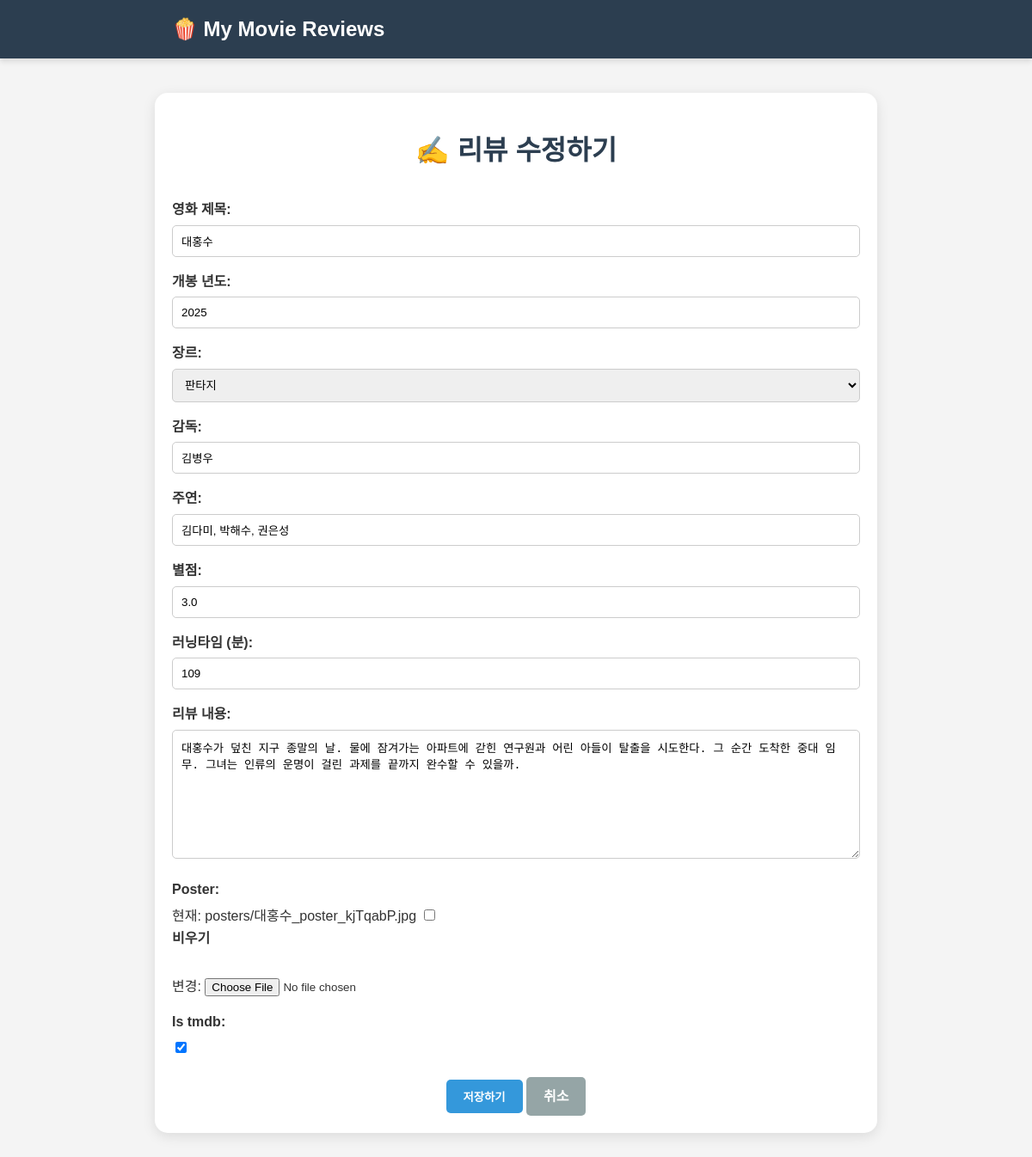
The app's page /19/update/ with its own data.
### reviews/models.py (models this page shows, shortened)
class Review(models.Model):
    GENRE_CHOICES = [
        ('action', '액션'),
        ('romance', '로맨스'),
        ('comedy', '코미디'),
        ('thriller', '스릴러'),
        ('fantasy', '판타지'),
        ('drama', '드라마'),
    ]
    title = models.CharField(max_length=50)
    release_year = models.IntegerField()
    genre = models.CharField(max_length=30, choices=GENRE_CHOICES)
    director = models.CharField(max_length=30)
    actors = models.CharField(max_length=100)
    rating = models.DecimalField(max_digits=2, decimal_places=1)
    running_time = models.IntegerField()
    content = models.TextField()
    poster = models.ImageField(upload_to='posters/', null=True, blank=True)
    is_tmdb = models.BooleanField(default=False)
    created_at = models.DateTimeField(auto_now_add=True)
    updated_at = models.DateTimeField(auto_now=True)

### reviews/views.py (the view)
# urls.py: path('<int:pk>/update/', views.review_update, name='review_update'),
def review_update(request, pk):
    review = get_object_or_404(Review, pk=pk)
    if request.method == 'POST':
        form = ReviewForm(request.POST, request.FILES, instance=review)
        if form.is_valid():
            form.save()
            return redirect('reviews:review_detail', pk=review.pk)
    else:
        form = ReviewForm(instance=review)
    context = {'form': form, 'review': review}
    return render(request, 'reviews/review_form.html', context)

### reviews/forms.py
class ReviewForm(forms.ModelForm):
    class Meta:
        model = Review
        fields = '__all__'  # 모델의 모든 필드를 입력받겠다
        labels = {
            'title': '영화 제목',
            'release_year': '개봉 년도',
            'genre': '장르',
            'director': '감독',
            'actors': '주연',
            'rating': '별점',
            'running_time': '러닝타임 (분)',
            'content': '리뷰 내용',
        }

### reviews/templates/reviews/review_form.html (shortened to what this page needs)
{% load static %} <!DOCTYPE html>
<html lang="ko">
<head>
    <link rel="stylesheet" href="{% static 'css/style.css' %}">
</head>
<body>
    <header class="navbar">
        <div class="navbar-content">
            <a href="{% url 'reviews:review_list' %}" class="logo">
                🍿 My Movie Reviews
            </a>
        </div>
    </header>
    <div class="container">
        {% if review %}
            <h1>✍️ 리뷰 수정하기</h1>
        {% else %}
            <h1>✍️ 새 리뷰 작성</h1>
        {% endif %}
        <form action="" method="POST" enctype="multipart/form-data">
            {{ form.as_p }}
            <div style="margin-top: 20px; text-align: center;">
                <button type="submit" class="btn">저장하기</button>
                <a href="{% url 'reviews:review_list' %}" class="btn btn-secondary">취소</a>
            </div>
        </form>
    </div>
</body>
</html>

### static/css/style.css (style rules this page uses)
body { font-family: 'Noto Sans KR', sans-serif; background-color: #f4f4f4; color: #333; margin: 0; padding: 0; line-height: 1.6; }
a { text-decoration: none; color: inherit; }
.container { max-width: 800px; margin: 40px auto; padding: 20px; background-color: white; box-shadow: 0 4px 15px rgba(0,0,0,0.1); border-radius: 15px; }
h1 { text-align: center; color: #2c3e50; margin-bottom: 30px; }
.btn { display: inline-block; padding: 10px 20px; background-color: #3498db; color: white; border-radius: 5px; font-weight: bold; transition: 0.3s; border: none; cursor: pointer; }
.btn-secondary { background-color: #95a5a6; }
form p { margin-bottom: 15px; }
label { display: block; font-weight: bold; margin-bottom: 5px; }
input[type="text"], input[type="number"], textarea, select { width: 100%; padding: 10px; border: 1px solid #ccc; border-radius: 5px; box-sizing: border-box; }
textarea { height: 150px; resize: vertical; }
.navbar { background-color: #2c3e50; padding: 15px 0; box-shadow: 0 4px 6px rgba(0,0,0,0.1); margin-bottom: 30px; }
.navbar-content { max-width: 800px; margin: 0 auto; padding: 0 20px; display: flex; align-items: center; }
.logo { font-size: 1.5rem; font-weight: 800; color: #ffffff; text-decoration: none; display: flex; align-items: center; gap: 10px; }

### records on screen
Review: title "대홍수", release_year "2025", genre "판타지", director "김병우", actors "김다미, 박해수, 권은성", rating "3.0", running_time "109", content "대홍수가 덮친 지구 종말의 날. 물에 잠겨가는 아파트에 갇힌 연구원과 어린 아들이 탈출을 시도한다. 그 순간 도착한 중대 임무. 그녀는 인류의 운명이 걸린 과제를 끝까지 완수할 수 있을까.", is_tmdb "☑"
